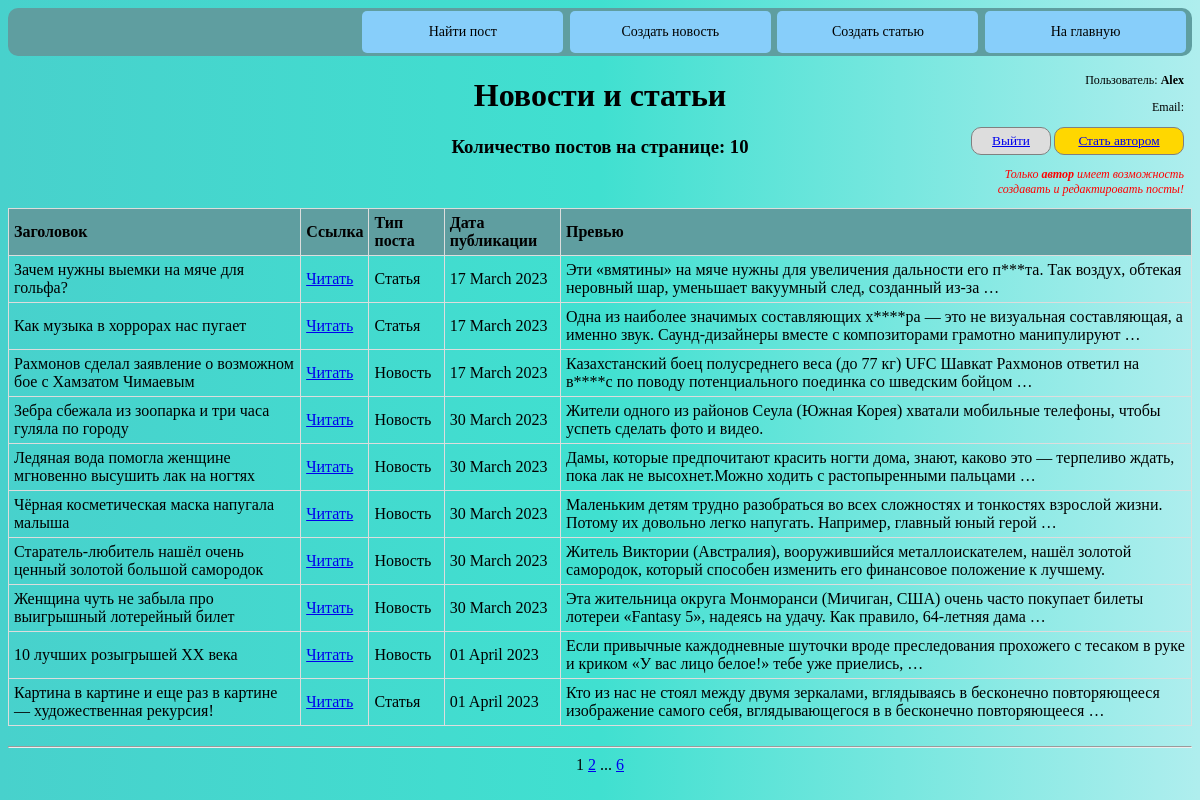
Page /news/ (signed in) on the committed database.
### news_portal/models.py (models this page shows, shortened)
class Post(models.Model):
    article = 'ar'
    news = 'nw'
    SELECT = [
        (article, 'Статья'),
        (news, 'Новость')
    ]
    type_post = models.CharField(max_length=2, choices=SELECT)
    time_post = models.DateTimeField(auto_now_add=True)
    title = models.CharField(max_length=255, default='Заголовок', unique=True)
    text_post = models.TextField(default='текст статьи, новости')
    rating_post = models.IntegerField(default=0)
    author = models.ForeignKey(Author, on_delete=models.CASCADE)
    category = models.ManyToManyField('Category', through='PostCategory')

### news_portal/views.py (the view)
# urls.py: path('', PostList.as_view(), name='list'),
class PostList(ListView):
    model = Post
    ordering = 'time_post'
    template_name = 'news.html'
    context_object_name = 'posts'
    paginate_by = 10
    def get_queryset(self):  # создаем форму для поиска по модели Post
        queryset = super().get_queryset()
        self.filterset = PostFilter(self.request.GET, queryset)
        return self.filterset.qs
    def get_context_data(self, *, object_list=None, **kwargs):
        context = super().get_context_data(**kwargs)
        context['filterset'] = self.filterset  # помещаем форму в переменную
        if not self.request.user.is_staff:
            context['is_not_author'] = not self.request.user.groups.filter(name='authors').exists()
        return context

### news_portal/templatetags/custom_filters.py (called while the page is built)
@register.filter()
def filter_words(value):
    for i in range(len(bad_words)):
        if bad_words[i] in value:
            lo = bad_words[i].replace(bad_words[i][1:-1], '*' * len(bad_words[i][1:-1]))
            text = value.replace(bad_words[i], lo)
            ti = bad_words[i].title().replace(bad_words[i].title()[1:-1], '*' * len(bad_words[i].title()[1:-1]))
            text = text.replace(bad_words[i].title(), ti)
            up = bad_words[i].upper().replace(bad_words[i].upper()[1:-1], '*' * len(bad_words[i].upper()[1:-1]))
            text = text.replace(bad_words[i].upper(), up)
            value = text
    return value

### news_portal/templatetags/custom_tags.py (called while the page is built)
@register.simple_tag(takes_context=True)
def url_replace(context, **kwargs):
    d = context['request'].GET.copy()
    for k, v in kwargs.items():
        d[k] = v
        return d.urlencode()

### templates/news.html (shortened to what this page needs)
{% extends 'flatpages/default.html' %}
{% load custom_filters %}
{% load custom_tags %}
{% block content %}
    <div class="header header_link">
        <ul>
            <li><a href="{% url 'search' %}">Найти пост</a></li>
            <li><a href="{% url 'create_news' %}">Создать новость</a></li>
            <li><a href="{% url 'create_article' %}">Создать статью</a></li>
            <li><a href="{% url 'list' %}">На главную</a></li>
        </ul>
    </div>
    <div class="info_user_div">
        {% if request.user.is_authenticated %}
            <p>Пользователь: <b>{{ request.user.username }}</b></p>
            <p>Email: <b>{{ request.user.email }}</b></p>
            <button class="button_reg"><a href="{% url 'logout' %}">Выйти</a></button>
                {% if is_not_author %}
                    <button class="button_author"><a href="{% url 'upgrade_user' %}">Стать автором</a></button>
                    <p class="author_note"><i>Только <b>автор</b> имеет возможность <br>
                        создавать и редактировать посты!</i></p>
                {% endif %}
        {% else %}
            <p><i>Использовать фильтры, редактировать<br> создавать и удалять посты
                могут только<br> зарегистрированные пользователи!</i></p>
            <button class="button_reg"><a href="{% url 'login' %}">Войти</a></button>
        {% endif %}
    </div>
    <h1>Новости и статьи</h1>
    <h3>Количество постов на странице: {{posts|length}}</h3>
    {% if posts %}
        <table class="table list">
            <tr>
                <th>Заголовок</th>
                <th>Ссылка</th>
                <th>Тип поста</th>
                <th>Дата публикации</th>
                <th>Превью</th>
            </tr>
            {% for post in posts %}
            <tr class="list">
                <td>{{ post.title }}</td>
                <td><a href="{% url 'detail' pk=post.pk %}">Читать</a></td>
                <td>{{ post.get_type_post_display }}</td>
                <td>{{ post.time_post|date:'d F Y' }}</td>
                <td>{{ post.text_post|truncatewords:20|filter_words }}</td>
            </tr>
            {% endfor %}
        </table>
        <hr>
    {% else %}
        <h3>Нет новостей!!!</h3>
    {% endif %}
    {{ page_obj.number }}
    {% if page_obj.has_next %}
        <a href="?{% url_replace page=page_obj.next_page_number %}">{{ page_obj.next_page_number }}</a>
            {% if paginator.num_pages != page_obj.next_page_number %}
                ...
                <a href="?{% url_replace page=page_obj.paginator.num_pages %}">{{ page_obj.paginator.num_pages }}</a>
            {% endif %}
    {% endif %}
{% endblock content %}

### web_style/static/css/style.css (style rules this page uses)
body { background: linear-gradient( to right, #48D1CC, #40E0D0, #AFEEEE ) }
.header { background-color: #5F9EA0; padding: 1px; border-radius: 10px; text-align: right; }
.header_link ul { padding: 0; width: 100%; margin-bottom: 2px; margin-top: 2px; }
.header_link li { display: inline; margin-right: 5px; margin-left: -1.2%; }
.header_link a { outline: none; text-decoration: none; display: inline-block; width: 17%; margin-right: 1%; text-align: center; line-height: 3; color: black; border-radius: 5px; font-size: 14px; }
.header_link li:last-child a { margin-right: 0; }
.header_link a:link, a:visited, a:focus { background: lightskyblue; }
.list { text-align: left; }
.table { width: 100%; margin-bottom: 20px; border: 1px solid #dddddd; border-collapse: collapse; margin-top: 50px; }
.table th { font-weight: bold; padding: 5px; background: #5F9EA0; border: 1px solid #dddddd; }
.table td { border: 1px solid #dddddd; padding: 5px; }
.info_user_div { text-align: right; font-size: 12px; width: 98%; text-align: right; border: solid 0px gray; border-radius: 5px; position: absolute; margin-top: 5px; }
.author_note { color: red; }
.button_author { background: gold; padding: 5px; border: solid 1px gray; border-radius: 10px; width: 130px; font-family: Cambria; }
.button_reg { background: #dddddd; padding: 5px; border: solid 1px gray; border-radius: 10px; width: 80px; font-family: Cambria; }

### rows in the picture
Post: title "Зачем нужны выемки на мяче для гольфа?", type_post "Статья", time_post "17 March 2023", text_post|filter_words "Эти «вмятины» на мяче нужны для увеличения дальности его п***та. Так воздух, обтекая неровный шар, уменьшает вакуумный след, созданный из-за …"
Post: title "Как музыка в хоррорах нас пугает", type_post "Статья", time_post "17 March 2023", text_post|filter_words "Одна из наиболее значимых составляющих х****ра — это не визуальная составляющая, а именно звук. Саунд-дизайнеры вместе с композиторами грамотно манипулируют …"
Post: title "Рахмонов сделал заявление о возможном бое с Хамзатом Чимаевым", type_post "Новость", time_post "17 March 2023", text_post|filter_words "Казахстанский боец полусреднего веса (до 77 кг) UFC Шавкат Рахмонов ответил на в****с по поводу потенциального поединка со шведским бойцом …"
Post: title "Зебра сбежала из зоопарка и три часа гуляла по городу", type_post "Новость", time_post "30 March 2023", text_post|filter_words "Жители одного из районов Сеула (Южная Корея) хватали мобильные телефоны, чтобы успеть сделать фото и видео."
Post: title "Ледяная вода помогла женщине мгновенно высушить лак на ногтях", type_post "Новость", time_post "30 March 2023", text_post|filter_words "Дамы, которые предпочитают красить ногти дома, знают, каково это — терпеливо ждать, пока лак не высохнет.Можно ходить с растопыренными пальцами …"
Post: title "Чёрная косметическая маска напугала малыша", type_post "Новость", time_post "30 March 2023", text_post|filter_words "Маленьким детям трудно разобраться во всех сложностях и тонкостях взрослой жизни. Потому их довольно легко напугать. Например, главный юный герой …"
Post: title "Старатель-любитель нашёл очень ценный золотой большой самородок", type_post "Новость", time_post "30 March 2023", text_post|filter_words "Житель Виктории (Австралия), вооружившийся металлоискателем, нашёл золотой самородок, который способен изменить его финансовое положение к лучшему."
Post: title "Женщина чуть не забыла про выигрышный лотерейный билет", type_post "Новость", time_post "30 March 2023", text_post|filter_words "Эта жительница округа Монморанси (Мичиган, США) очень часто покупает билеты лотереи «Fantasy 5», надеясь на удачу. Как правило, 64-летняя дама …"
Post: title "10 лучших розыгрышей XX века", type_post "Новость", time_post "01 April 2023", text_post|filter_words "Если привычные каждодневные шуточки вроде преследования прохожего с тесаком в руке и криком «У вас лицо белое!» тебе уже приелись, …"
Post: title "Картина в картине и еще раз в картине — художественная рекурсия!", type_post "Статья", time_post "01 April 2023", text_post|filter_words "Кто из нас не стоял между двумя зеркалами, вглядываясь в бесконечно повторяющееся изображение самого себя, вглядывающегося в в бесконечно повторяющееся …"

### other values in the picture
{{ request.user.username }} "Alex"
{{ posts|length }} "10"
{{ page_obj.number }} "1"
{{ page_obj.next_page_number }} "2"
{{ page_obj.paginator.num_pages }} "6"
